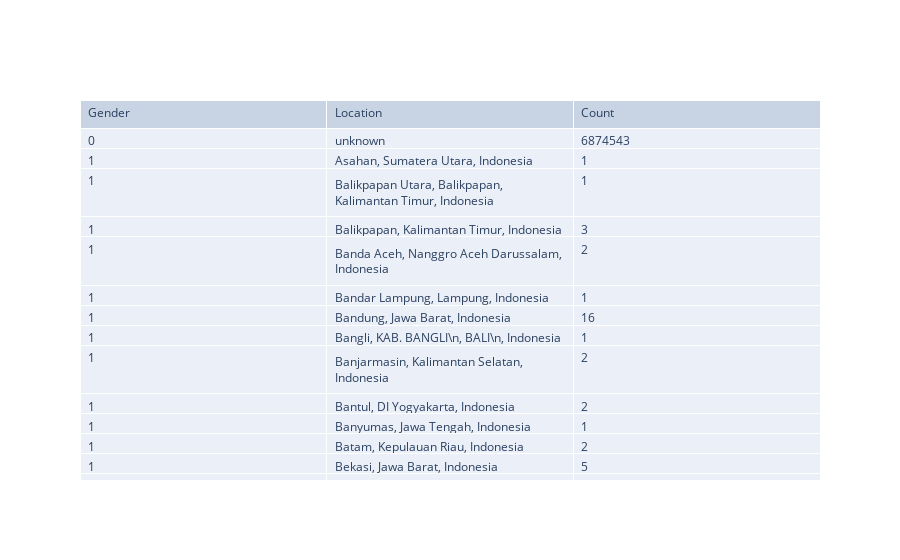
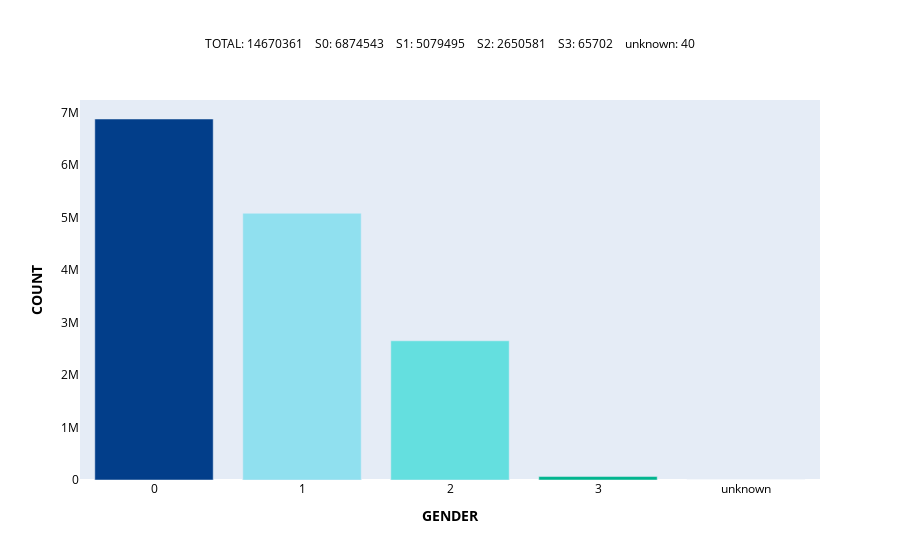

The notebook cell saved with these charts, in order:
### Code cell
#Plot sex
# groupby location and sex

location = result.groupby(['sex', 'location'], sort=True, group_keys = True).count()
location_ = location.reset_index()
df = pd.DataFrame(data=location_, columns = ['sex', 'location', 'user_id'])
#user_id column is actually the count breakdown from sex to location which has 147 combinations
x=df.iloc[:,0]
y=df.iloc[:,2]
# print(df)
sex_colours = df['sex']

# table for status gender count breakdown

fig = go.Figure(data=[go.Table(
    header=dict(values=["Gender", "Location", "Count"],
                align='left'),
    cells=dict(values=df.transpose().values.tolist(),
               align='left'))
])



fig.show()
fig = go.Figure()
fig.add_trace(go.Bar(
    x=df.iloc[:,0],
    y=df.iloc[:,2],
    marker=dict(color=cols(sex_colours)),
    hovertext= 
             '<b>Gender</b>: ' + df['sex'].astype(str) + '<br>' +
             '<b>Count </b>: ' + [f'{x:,.0f}' for x in df['user_id']]+ '<br>'

))

sex0 = len(result[result['sex'] == '0'])
sex1 = len(result[result['sex'] == '1'])
sex2 = len(result[result['sex'] == '2'])
sex3 = len(result[result['sex'] == '3'])
unknown = len(result[result['sex'] == 'unknown'])


fig.update_layout(go.Layout(
     title={'text':'TOTAL: ' + f'{len(result)}    ' + 
    'S0: ' + f'{sex0}    ' + 
    'S1: ' + f'{sex1}    ' + 
    'S2: ' + f'{sex2}    ' + 
    'S3: ' + f'{sex3}    ' +
    'unknown: ' + f'{unknown}    ' ,
     'y':0.93,
     'x':0.5,
     'xanchor':'center',
     'yanchor':'top'},
     titlefont={'color':'black',
     'size':12},
     hovermode='closest',
     legend={'orientation':'h',
     'xanchor':'center','x': 0.5, 'y':-0.7},
     xaxis = dict(title='<b>GENDER</b>',
                    color='black',
                    showline = False,
                    showgrid=False),
     yaxis= dict(title='<b>COUNT</b>',
            color='black',
            showline = False,
            showgrid=False)))

fig.show()

### Figure 1 — Plotly figure (JSON) as saved in the notebook; plotly's stock layout.template omitted (floating-point values rounded to 4 significant figures; data arrays with more than 128 entries replaced by an {"elided": "..."} marker saying what was removed)
{"data": [{"cells": {"align": "left", "values": {"elided": "3x306 mixed values"}}, "header": {"align": "left", "values": ["Gender", "Location", "Count"]}, "type": "table"}], "layout": {}}

### Figure 2 — Plotly figure (JSON) as saved in the notebook; plotly's stock layout.template omitted (floating-point values rounded to 4 significant figures; data arrays with more than 128 entries replaced by an {"elided": "..."} marker saying what was removed)
{"data": [{"hovertext": {"elided": "306 str values"}, "marker": {"color": {"elided": "306 str values"}}, "type": "bar", "x": {"elided": "306 str values"}, "y": {"elided": "306 int values"}}], "layout": {"hovermode": "closest", "legend": {"orientation": "h", "x": 0.5, "xanchor": "center", "y": -0.7}, "title": {"font": {"color": "black", "size": 12}, "text": "TOTAL: 14670361    S0: 6874543    S1: 5079495    S2: 2650581    S3: 65702    unknown: 40    ", "x": 0.5, "xanchor": "center", "y": 0.93, "yanchor": "top"}, "xaxis": {"color": "black", "showgrid": false, "showline": false, "title": {"text": "<b>GENDER</b>"}}, "yaxis": {"color": "black", "showgrid": false, "showline": false, "title": {"text": "<b>COUNT</b>"}}}}
